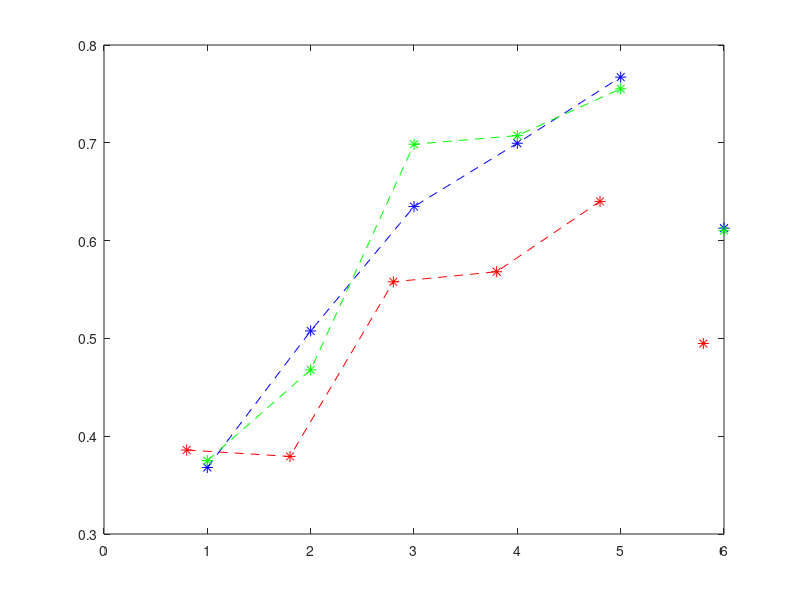

Write the MATLAB code that produced this figure. (Note: this script raises an error after producing the figure.)
%%%%%%%%%%%%%%%%%%%%%%%%%%%%%%%%%%%%
%% Figure on Raven development %%%%%
%%%%%%%%%%%%%%%%%%%%%%%%%%%%%%%%%%%%

clear


load sliders.mat
load groups.mat
load kids_raven.mat
load gender_class_school.mat

raven=kids_raven';

raven = raven./8;


for i=1:5
    R(i) = mean(raven(class==i & school==1));
    R(5+i) = mean(raven(class==i & school==4));
    STANDARDERR(i) = std(raven(class==i & school==1))/sqrt(sum(class==i & school==1));
    STANDARDERR(5+i) = std(raven(class==i & school==4))/sqrt(sum(class==i & school==4));
end
R(11) = mean(raven(school==1));
R(12) = mean(raven(school==4));
STANDARDERR(11) = std(raven(school==1))/sqrt(sum(school==1));
STANDARDERR(12) = std(raven(school==4))/sqrt(sum(school==4));


x = [1 2 3 4 5 6];
x1 = x-0.1;
x2 = x+0.1;



%% %% All schools
for i=1:5
    R(i) = mean(raven(class==i & school==1));
    R(5+i) = mean(raven(class==i & school==4));
    R(10+i) = mean(raven(class==i & school>1 & school < 4));
end
R(16) = mean(raven(school==1));
R(17) = mean(raven(school==4));
R(18) = mean(raven(school>1 & school<4));

x = [1 2 3 4 5 6];
x1 = x-0.2;
x2 = x;
x3 = x+0.2;

P = R([1:5 16]);
plot(x1(1:5),P(1:5),'*','MarkerSize',8,'Color','r','LineStyle','--')
hold on
plot(x1(6),P(6),'*','MarkerSize',8,'Color','r','LineStyle','none')
hold on
P = R([6:10 17]);
plot(x2(1:5),P(1:5),'*','MarkerSize',8,'Color','b','LineStyle','--')
hold on
plot(x2(6),P(6),'*','MarkerSize',8,'Color','b','LineStyle','none')
hold on
P = R([11:15 18]);
plot(x2(1:5),P(1:5),'*','MarkerSize',8,'Color','g','LineStyle','--')
hold on
plot(x2(6),P(6),'*','MarkerSize',8,'Color','g','LineStyle','none')
hold on
xline(5.5,'--')
ylim([0.3 0.9])
xlim([0.5 6.5])
xticks([1 2 3 4 5 6]);
xticklabels({'1st grade', '2nd grade', '3rd grade', '4th grade', '5th grade', 'Aggregate'});
legend('School L','','School H','','Schools M','Location','southeast')
set(gca,'FontName','Times')
hold off
